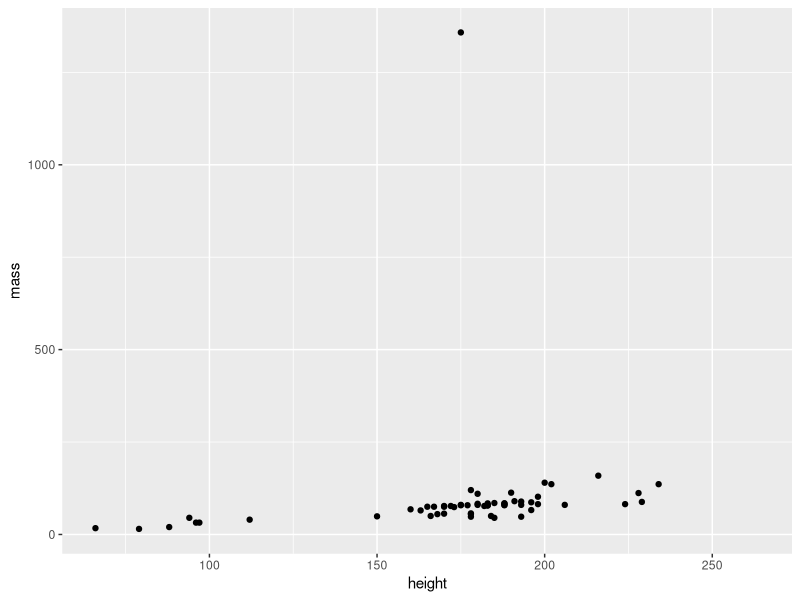
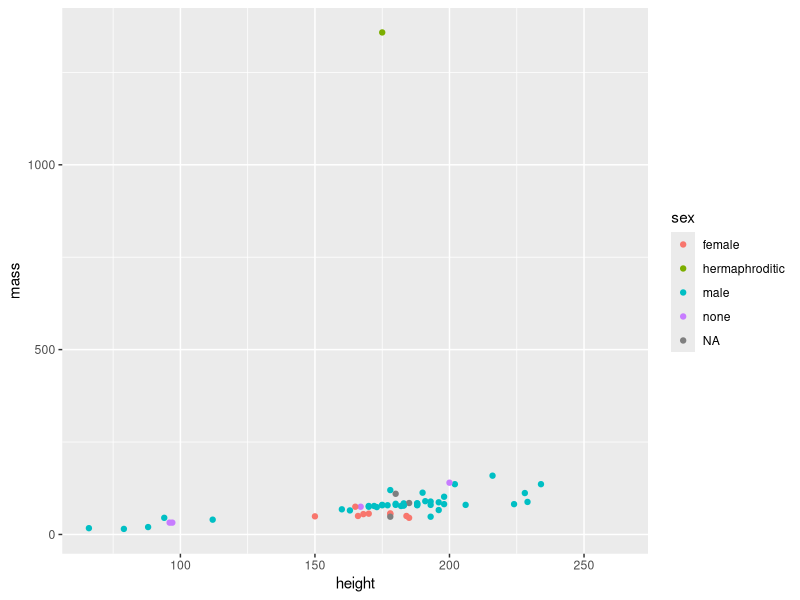
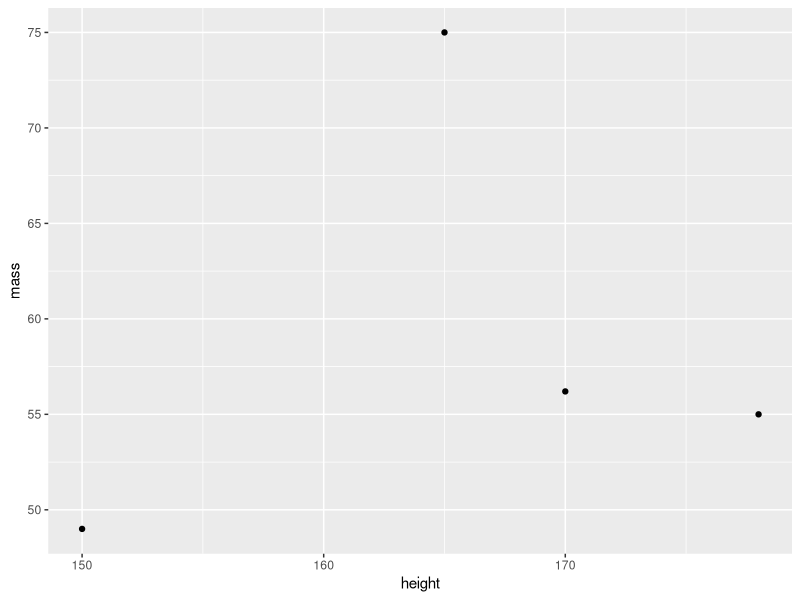
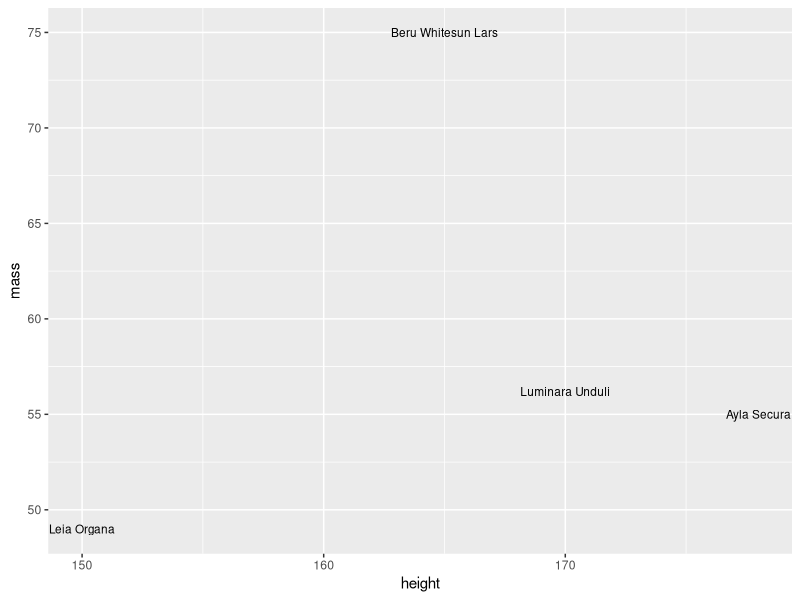
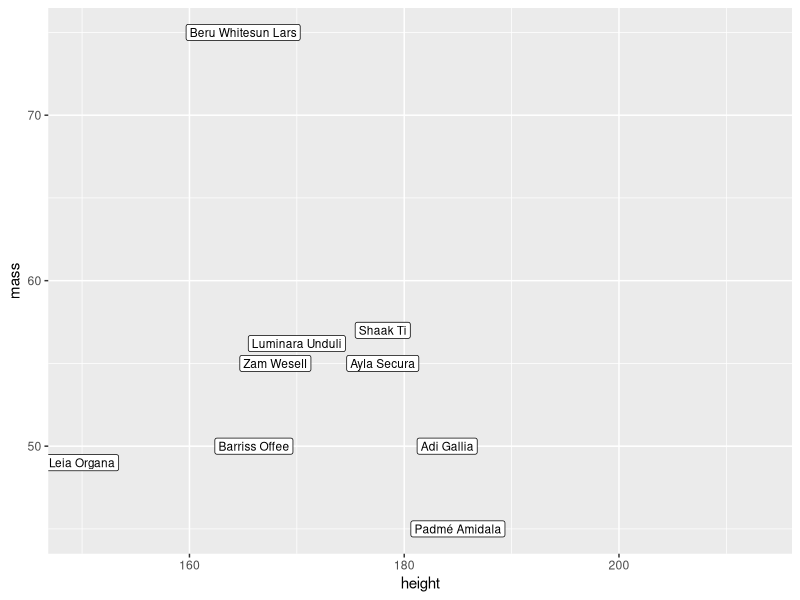
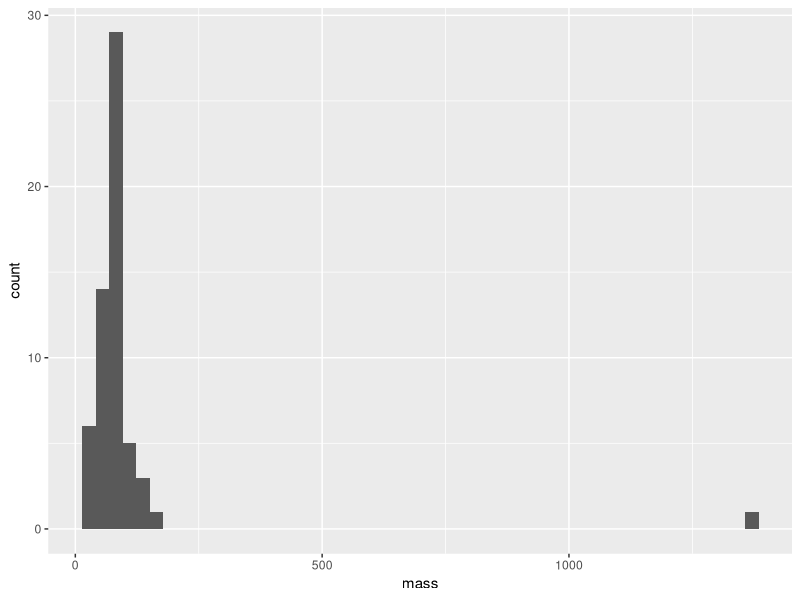
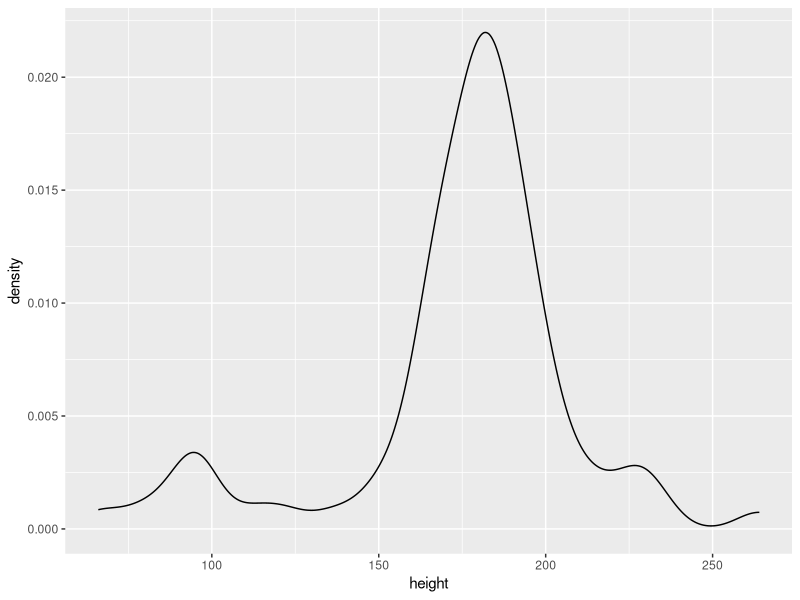
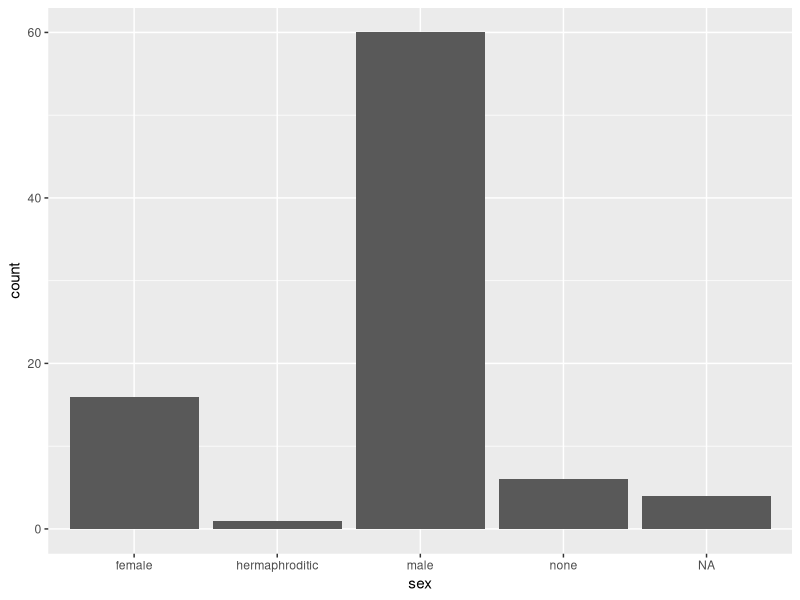

Write R code to recreate these figures, in order.
## ---- chunk 1
knitr::opts_chunk$set(echo = TRUE)
library(tidyverse)
## ---- chunk 2
# first four rows
four_rows <- slice(starwars, 1:4)
four_rows
## ---- chunk 3
# subset rows given a simple condition
# (height greater than 210 cm)
gt_210 <- filter(starwars, height > 210)
gt_210
## ---- chunk 4
# subset rows given a compound condition
filter(starwars, height > 210 & mass <= 90)
## ---- chunk 5
# columns by name
name_mass <- select(starwars, name, mass)
## ---- chunk 6
# your code
slice(starwars, 1:5)
## ---- chunk 7
# your code
slice(starwars, seq(3,30,3))

## ---- chunk 8
# your code
slice_tail(starwars, n=5)

## ---- chunk 9
# your code
filter(starwars, mass <50)
## ---- chunk 10
# your code
filter(starwars, sex == 'none')

## ---- chunk 11
# your code
starwars %>% filter(grepl('blond|blonde', hair_color))

## ---- chunk 12
# your code
select(starwars %>% filter(grepl('Alderaan', homeworld)), name)

## ---- chunk 13
# your code
select(starwars %>% filter(grepl('green', skin_color)), name)

## ---- chunk 14
# your code
select(starwars %>% filter((hair_color == 'brown'| hair_color == 'black') & sex == 'male'), c(name,height,mass))

## ---- chunk 15
# your code

select(starwars %>% filter((species == 'Human') & sex == 'female'), name)
## ---- chunk 16
# creating a small data frame step by step
fem <- filter(starwars, sex == 'female')
fem <- select(fem, name, height, mass)
fem <- slice(fem, c(1, 2, 5, 6, 8))
fem
## ---- chunk 17
mutate(fem, height / mass)
## ---- chunk 18
mutate(fem, ht_wt = height / mass)
## ---- chunk 19
fem2 <- mutate(fem, ht_m = height * 0.0254, wt_kg = mass * 0.4536)
fem2
## ---- chunk 20
# order rows by height (increasingly)
arrange(fem, height)
## ---- chunk 21
# order rows by height (decreasingly)
arrange(fem, desc(height))
## ---- chunk 22
# order rows by height, and then mass
arrange(fem, height, mass)
## ---- chunk 23
# your code
fem <- mutate(fem, product = height * mass)
fem

## ---- chunk 24
# your code
fem3 <- mutate(fem, log_height = log(height), log_mass = log(mass))
fem3
## ---- chunk 25
# your code
temp = filter(starwars, height < 150)
arrange(temp, height)

## ---- chunk 26
# your code
t = slice(arrange(starwars, desc(height)), 1:5)
t
select(t, c(name, homeworld, species))

## ---- chunk 27
# your code
t2 = slice(arrange(starwars, desc(mass)), 1:5)
t2
select(t, c(name, homeworld, species))

## ---- chunk 28
# average height (removing missing values)
summarise(starwars, avg_height = mean(height, na.rm = TRUE))
## ---- chunk 29
# some stats for height (dplyr)
summarise(
  starwars, 
  min = min(height, na.rm = TRUE),
  median = median(height, na.rm = TRUE),
  avg = mean(height, na.rm = TRUE),
  max = max(height, na.rm = TRUE)
)
## ---- chunk 30
# average height, grouped by homeworld
summarise(
  group_by(starwars, homeworld),
  avg_salary = mean(height, na.rm = TRUE)
)
## ---- chunk 31
arrange(
  summarise(
    group_by(starwars, homeworld),
    avg_height = mean(height, na.rm = TRUE),
    avg_mass = mean(mass, na.rm = TRUE)),
  desc(avg_height)
)
## ---- chunk 32
# your code
summarise(starwars, max = max(height, na.rm = TRUE))
## ---- chunk 33
# your code
summarise(starwars, mass_sd = sd(mass, na.rm = TRUE))

## ---- chunk 34
# your code
summarise(
    group_by(starwars, homeworld),
    mass_median = median(mass, na.rm = TRUE))

## ---- chunk 35
# your code
arrange(summarise(
    group_by(starwars, gender),
    mass = mean(mass, na.rm = TRUE)), mass)

## ---- chunk 36
# your code

head(summarise(
    group_by(starwars, gender),
    height_average = mean(height, na.rm = TRUE), height_sd = sd(height, na.rm = TRUE)), 1)

## ---- chunk 37
# scatterplot (option 1)
ggplot(data = starwars) +
  geom_point(aes(x = height, y = mass))
## ---- chunk 38
# colored scatterplot 
ggplot(data = starwars, aes(x = height, y = mass)) +
  geom_point(aes(color = sex))
## ---- chunk 39
# your code
ggplot(data = fem, aes(x = height, y = mass)) +
  geom_point()

## ---- chunk 40
fem
## ---- chunk 41
# your code
ggplot(data = fem, aes(x=height, y=mass, label=name)) +
  geom_text(size=3)
## ---- chunk 42
filter(starwars, sex == 'female')
## ---- chunk 43
# your code

gorls = filter(starwars, sex == "female")
ggplot(gorls, aes(x= height, y= mass, label = name)) +
  geom_point() + # Show dots
  geom_label( size = 3
  )

## ---- chunk 44

ggplot(starwars, aes(mass)) +  geom_histogram(bins = 50)

## ---- chunk 45
# your code
ggplot(starwars, aes(height)) +  geom_density()

## ---- chunk 46
# your code

ggplot(starwars, aes(sex)) + geom_bar()

